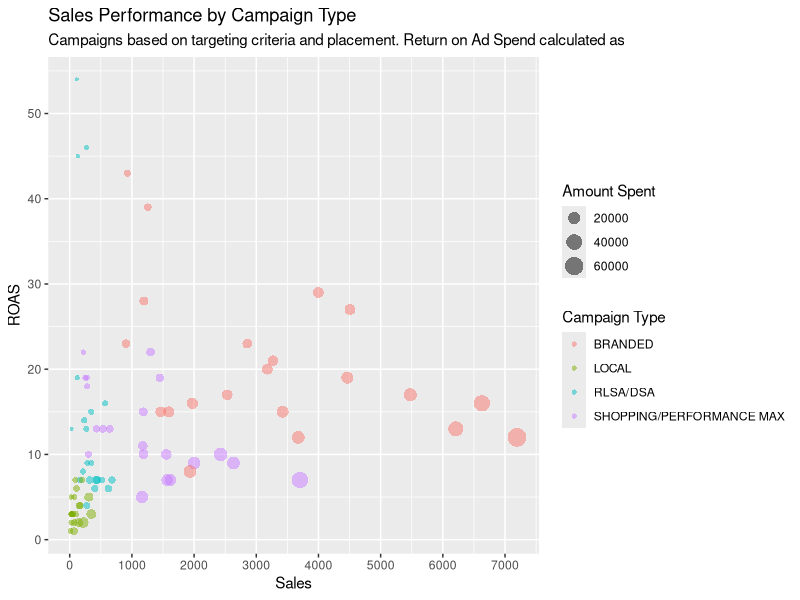

Here is the R script that generated this plot:
## ---- chunk 1
#| echo: false
library(knitr)
library(tidyverse)
library(ggpubr)
library("tidyverse")
library("dplyr")
library("ggplot2")
library(MASS)
## ---- chunk 2
#| echo: false
library(readr)
mediadata <- read.csv("MediaData.csv")
head(mediadata,10)
## ---- chunk 3
#make ggplot
media_plot <- ggplot(data=mediadata,
                     mapping=aes(x=Sales,
                                 y=ROAS,
                                 color=Campaign)) + 
              geom_point(aes(size=Spend),
                                  alpha=.5,
                                  shape=16)
                     
#scale axis
media_plot <- media_plot + scale_y_continuous(breaks = seq(0,60,by=10))


media_plot <- media_plot + scale_x_continuous(breaks = seq(0,7500,by=1000))

#adjust legends
media_plot <- media_plot + guides(size=guide_legend(title="Amount Spent"),
                    color=guide_legend(title="Campaign Type"))

#add title
media_plot <- media_plot + labs(title="Sales Performance by Campaign Type",
                                subtitle=strwrap(paste0("Campaigns based on targeting criteria and placement. Return on Ad Spend calculated as Sales / Media Spend.")))
## ---- chunk 4
#print
media_plot
